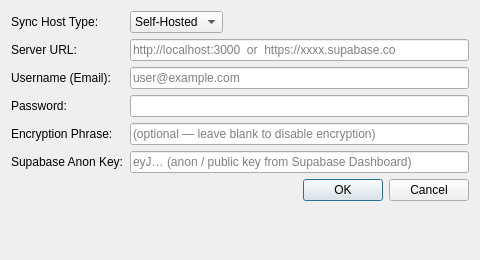
<?xml version="1.0" encoding="UTF-8"?>
<ui version="4.0">
 <class>SyncAPISettingsDialog</class>
 <widget class="QDialog" name="SyncAPISettingsDialog">
  <property name="geometry">
   <rect>
    <x>0</x>
    <y>0</y>
    <width>480</width>
    <height>260</height>
   </rect>
  </property>
  <property name="windowTitle">
   <string>Sync Connection Settings</string>
  </property>
  <layout class="QFormLayout" name="formLayout">
   <property name="fieldGrowthPolicy">
    <enum>QFormLayout::ExpandingFieldsGrow</enum>
   </property>
   <item row="0" column="0">
    <widget class="QLabel" name="labelSyncHostType">
     <property name="text">
      <string>Sync Host Type:</string>
     </property>
    </widget>
   </item>
   <item row="0" column="1">
    <widget class="QComboBox" name="comboBoxSyncHostType">
     <item>
      <property name="text">
       <string>Self-Hosted</string>
      </property>
     </item>
     <item>
      <property name="text">
       <string>Supabase</string>
      </property>
     </item>
    </widget>
   </item>
   <item row="1" column="0">
    <widget class="QLabel" name="labelPostgrestURL">
     <property name="text">
      <string>Server URL:</string>
     </property>
    </widget>
   </item>
   <item row="1" column="1">
    <widget class="QLineEdit" name="lineEditPostgrestURL">
     <property name="placeholderText">
      <string>http://localhost:3000  or  https://xxxx.supabase.co</string>
     </property>
    </widget>
   </item>
   <item row="2" column="0">
    <widget class="QLabel" name="labelUsername">
     <property name="text">
      <string>Username (Email):</string>
     </property>
    </widget>
   </item>
   <item row="2" column="1">
    <widget class="QLineEdit" name="lineEditUsername">
     <property name="placeholderText">
      <string>user@example.com</string>
     </property>
    </widget>
   </item>
   <item row="3" column="0">
    <widget class="QLabel" name="labelPassword">
     <property name="text">
      <string>Password:</string>
     </property>
    </widget>
   </item>
   <item row="3" column="1">
    <widget class="QLineEdit" name="lineEditPassword">
     <property name="echoMode">
      <enum>QLineEdit::Password</enum>
     </property>
    </widget>
   </item>
   <item row="4" column="0">
    <widget class="QLabel" name="labelEncryptionPhrase">
     <property name="text">
      <string>Encryption Phrase:</string>
     </property>
    </widget>
   </item>
   <item row="4" column="1">
    <widget class="QLineEdit" name="lineEditEncryptionPhrase">
     <property name="echoMode">
      <enum>QLineEdit::Password</enum>
     </property>
     <property name="placeholderText">
      <string>(optional — leave blank to disable encryption)</string>
     </property>
    </widget>
   </item>
   <item row="5" column="0">
    <widget class="QLabel" name="labelAuthenticationKey">
     <property name="text">
      <string>Supabase Anon Key:</string>
     </property>
    </widget>
   </item>
   <item row="5" column="1">
    <widget class="QLineEdit" name="lineEditAuthenticationKey">
     <property name="echoMode">
      <enum>QLineEdit::Password</enum>
     </property>
     <property name="placeholderText">
      <string>eyJ… (anon / public key from Supabase Dashboard)</string>
     </property>
    </widget>
   </item>
   <item row="6" column="0" colspan="2">
    <widget class="QDialogButtonBox" name="buttonBox">
     <property name="orientation">
      <enum>Qt::Horizontal</enum>
     </property>
     <property name="standardButtons">
      <set>QDialogButtonBox::Cancel|QDialogButtonBox::Ok</set>
     </property>
    </widget>
   </item>
  </layout>
 </widget>
 <resources/>
 <connections>
  <connection>
   <sender>buttonBox</sender>
   <signal>accepted()</signal>
   <receiver>SyncAPISettingsDialog</receiver>
   <slot>accept()</slot>
   <hints>
    <hint type="sourcelabel"><x>248</x><y>244</y></hint>
    <hint type="destinationlabel"><x>157</x><y>264</y></hint>
   </hints>
  </connection>
  <connection>
   <sender>buttonBox</sender>
   <signal>rejected()</signal>
   <receiver>SyncAPISettingsDialog</receiver>
   <slot>reject()</slot>
   <hints>
    <hint type="sourcelabel"><x>316</x><y>250</y></hint>
    <hint type="destinationlabel"><x>286</x><y>264</y></hint>
   </hints>
  </connection>
 </connections>
</ui>
